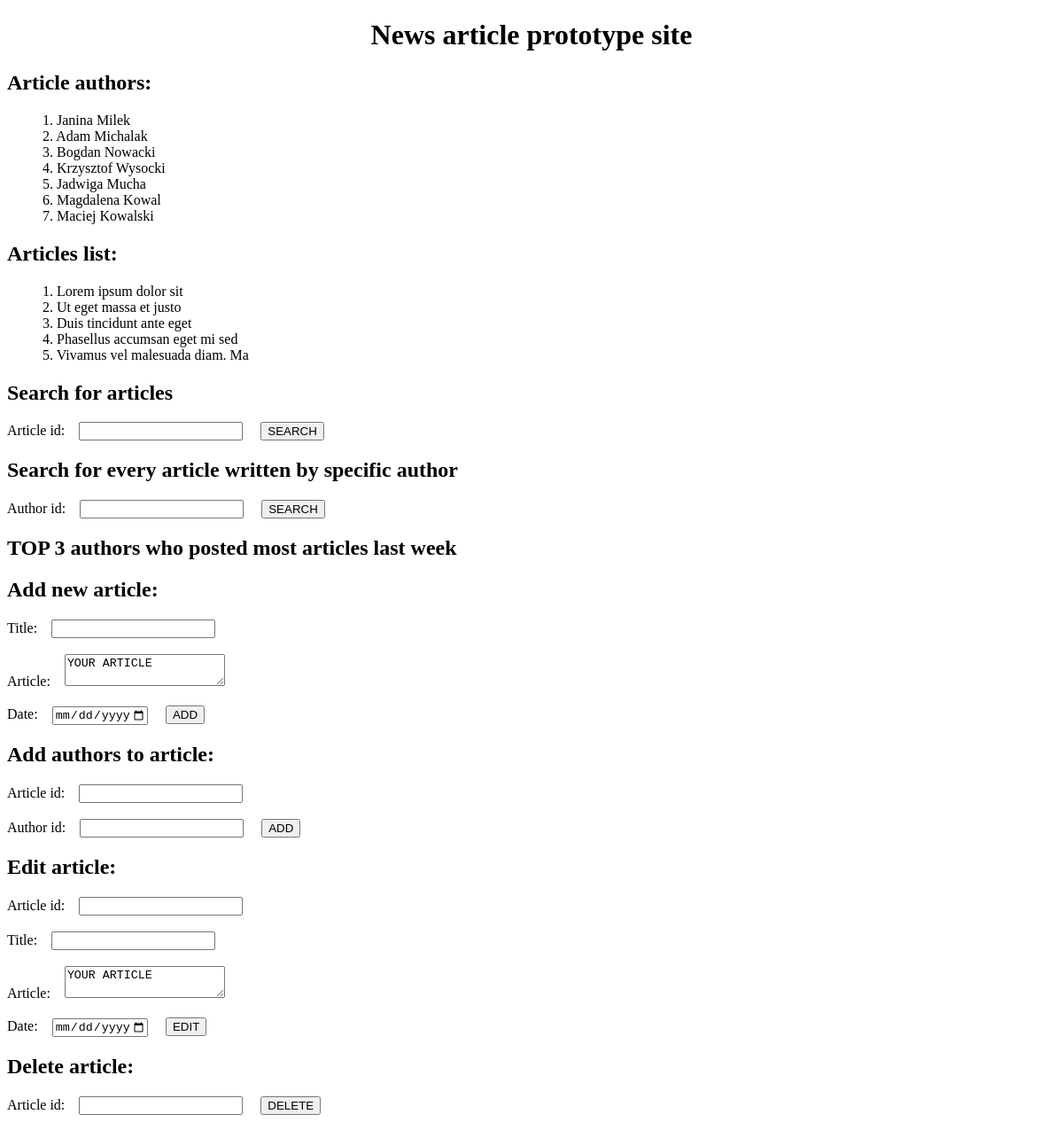
The app's page /News-article-page-PHP-master/news.php with its own data.
### tables this page shows
CREATE TABLE `Authors`(
	`id` int(11) NOT NULL PRIMARY KEY AUTO_INCREMENT,
	`name` varchar(15),
	`surname` varchar(30)
);

CREATE TABLE `Articles`(
	`id` int(11) NOT NULL PRIMARY KEY AUTO_INCREMENT,
	`title` varchar(30),
	`article` text,
	`article_date` date
);

### News-article-page-PHP-master/news.php (the view, shortened to what this page needs)
<!DOCTYPE html>
<html>
    <head>
        <link rel = "stylesheet" type = "text/css" href = "style.css" >
    </head>
    <body>
        <header>
            <h1>News article prototype site</h1>
        </header>
        <section class = "authors">
            <h2>Article authors:</h2>
            <ol>
                <?php
                    $query = "SELECT id, name, surname from authors";
                    $result = mysqli_query($connect, $query);
                    while($row = mysqli_fetch_array($result)){
                        echo "$row[id]. $row[name] $row[surname]<br>";
                    }
                ?>
            </ol>
        </section>
        <section class = "articles">
            <h2>Articles list:</h2>
            <ol>
                <?php
                    $host = "localhost";
                    $username = "root";
                    $password = "";
                    $database = "news";
                    $connect = mysqli_connect($host, $username, $password, $database);
                    $query = "SELECT id, title from articles";
                    $result = mysqli_query($connect, $query);
                    while($row = mysqli_fetch_array($result)){
                        echo "$row[id]. $row[title]<br>";
                    }
                ?>
            </ol>
        </section>
        <section class = "getArticleById">
            <h2>Search for articles</h2>
            <form method = "POST">
                Article id:&emsp;<input type = "number" name = "id"/>&emsp;
                <button type = "submit">SEARCH</button>
            </form>
        </section>
        <section class = "allArticles">
            <h2>Search for every article written by specific author</h2>
            <form method = "POST">
                Author id:&emsp;<input type = "number" name = "id2"/>&emsp;
                <button type = "submit">SEARCH</button>
            </form>
        </section>
        <section class = "topAuthors">
            <h2>TOP 3 authors who posted most articles last week</h2>
        </section>
        <section class = "addArticle">
            <h2>Add new article:</h2>
            <form method = "POST">
                Title:&emsp;<input type = "text" name = "title"/>
                <br><br>Article:&emsp;<textarea name = "article">YOUR ARTICLE</textarea>
                <br><br>Date:&emsp;<input id = "datefield" type = "date" name = "date" max = "2021-12-12"/>&emsp;
                <button type = "submit">ADD</button>
            </form>
        </section>
        <section class = "addAuthor">
            <h2>Add authors to article:</h2>
            <form method = "POST">
                Article id:&emsp;<input type = "number" name = "articleId"/>
                <br><br>Author id:&emsp;<input type = "number" name = "authorId"/>&emsp;
                <button type = "submit">ADD</button>
            </form>
        </section>
        <section class = "editArticle">
            <h2>Edit article:</h2>
            <form method = "POST">
                Article id:&emsp;<input type = "text" name = "articleId2"/>
                <br><br>Title:&emsp;<input type = "text" name = "title2"/>
                <br><br>Article:&emsp;<textarea name = "article2">YOUR ARTICLE</textarea>
                <br><br>Date:&emsp;<input id = "datefield2" type = "date" name = "date2" max = "2021-12-12"/>&emsp;
                <button type = "submit">EDIT</button>
            </form>
        </section>
        <section class = "deleteArticle">
            <h2>Delete article:</h2>
            <form method = "POST">
                Article id:&emsp;<input type = "number" name = "articleId3"/>&emsp;
                <button type = "submit">DELETE</button>
            </form>
        </section>
    </body>
</html>

### News-article-page-PHP-master/style.css (style rules this page uses)
header { text-align: center; }

### records on screen
authors: id "1", name "Janina", surname "Milek"
authors: id "2", name "Adam", surname "Michalak"
authors: id "3", name "Bogdan", surname "Nowacki"
authors: id "4", name "Krzysztof", surname "Wysocki"
authors: id "5", name "Jadwiga", surname "Mucha"
authors: id "6", name "Magdalena", surname "Kowal"
authors: id "7", name "Maciej", surname "Kowalski"
articles: id "1", title "Lorem ipsum dolor sit"
articles: id "2", title "Ut eget massa et justo"
articles: id "3", title "Duis tincidunt ante eget"
articles: id "4", title "Phasellus accumsan eget mi sed"
articles: id "5", title "Vivamus vel malesuada diam. Ma"
